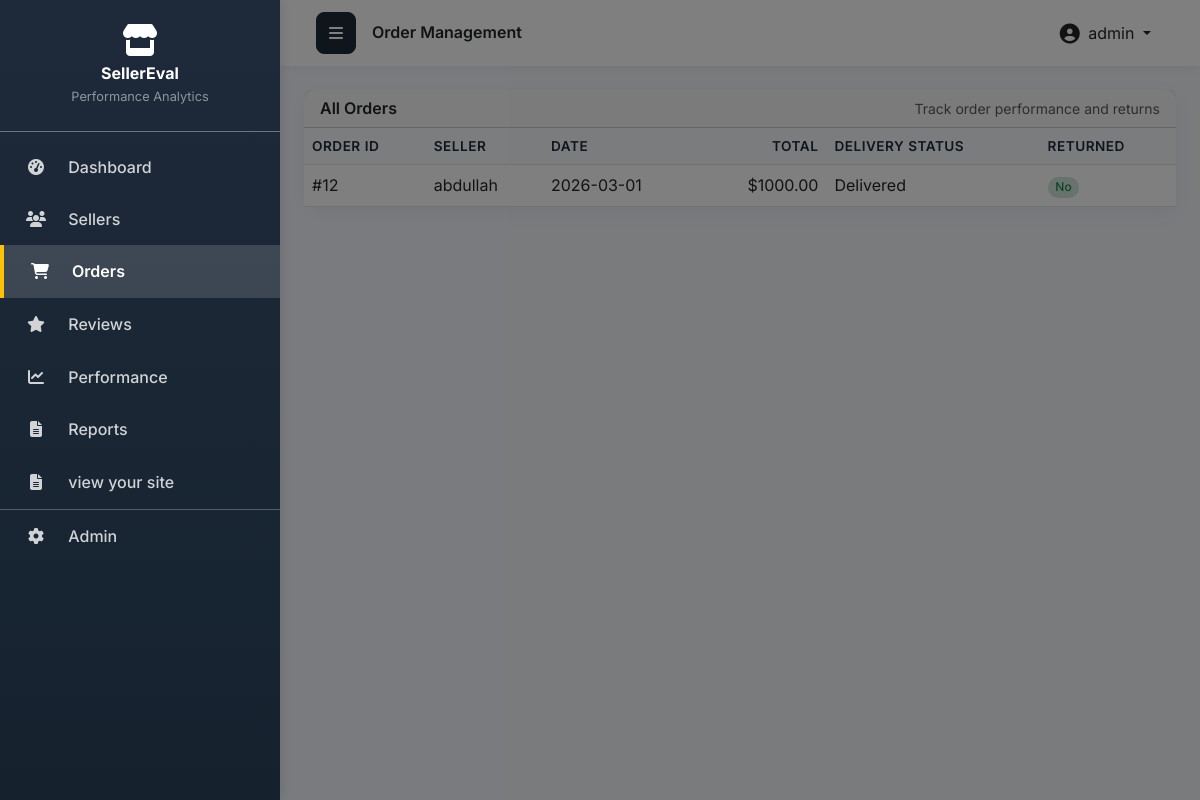
The app's page /orders/ (signed in), older data.
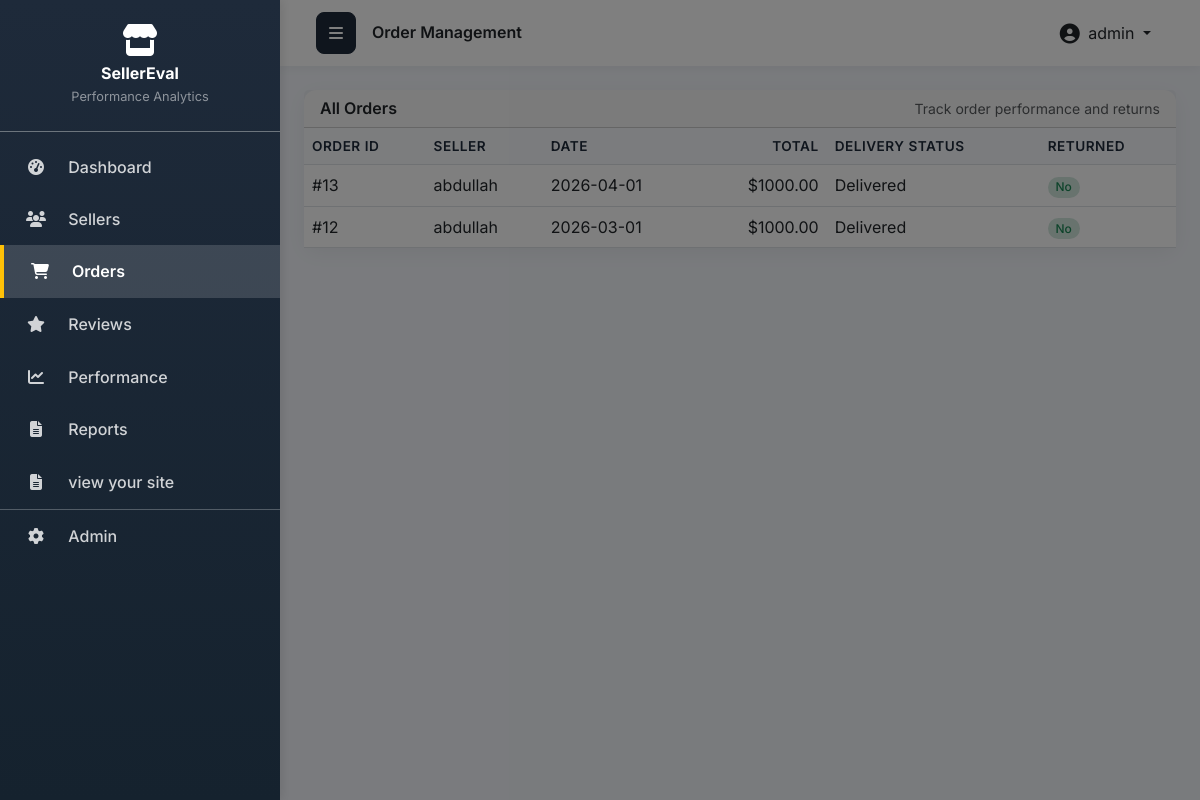
The same page, newer data.
### appfyp/models.py (models this page shows, shortened)
class Order(models.Model):
    DELIVERY_STATUS = [
        ('Delivered', 'Delivered'),
        ('Delayed', 'Delayed'),
        ('Failed', 'Failed'),
    ]
    seller = models.ForeignKey(
        Seller,
        on_delete=models.CASCADE,
        related_name='orders',
        help_text="Seller who fulfilled this order"
    )
    order_date = models.DateField(help_text="Date when order was placed")
    total_amount = models.DecimalField(
        max_digits=10,
        decimal_places=2,
        validators=[MinValueValidator(0)],
        help_text="Total order value in currency"
    )
    delivery_status = models.CharField(
        max_length=20,
        choices=DELIVERY_STATUS,
        help_text="Current delivery status"
    )
    is_returned = models.BooleanField(
        default=False,
        help_text="Whether this order was returned by customer"
    )
    class Meta:
        ordering = ['-order_date']
        verbose_name = "Order"
        verbose_name_plural = "Orders"
        indexes = [
            models.Index(fields=['-order_date']),
            models.Index(fields=['seller', '-order_date']),
            models.Index(fields=['delivery_status']),
        ]

class Seller(models.Model):
    STATUS_CHOICES = [
        ('Active', 'Active'),
        ('Under Review', 'Under Review'),
        ('Suspended', 'Suspended'),
    ]
    name = models.CharField(max_length=100, help_text="Seller's business name")
    email = models.EmailField(unique=True, help_text="Seller's contact email")
    phone = models.CharField(max_length=15, help_text="Seller's contact phone number")
    address = models.TextField(help_text="Seller's business address")
    status = models.CharField(
        max_length=20,
        choices=STATUS_CHOICES,
        default='Active',
        help_text="Current status of the seller account"
    )
    created_at = models.DateTimeField(
        auto_now_add=True,
        help_text="Registration date - when seller joined the platform"
    )
    class Meta:
        ordering = ['-created_at']
        verbose_name = "Seller"
        verbose_name_plural = "Sellers"

### appfyp/views.py (the view)
# urls.py: path('orders/', views.order_list, name='order_list'),
@login_required
def order_list(request):
    orders = Order.objects.select_related('seller').all()
    search_query = request.GET.get('search', '')
    if search_query:
        try:
            order_id = int(search_query)
            orders = orders.filter(id=order_id)
        except ValueError:
            orders = orders.filter(seller__name__icontains=search_query)
    seller_filter = request.GET.get('seller', '')
    if seller_filter:
        orders = orders.filter(seller_id=seller_filter)
    delivery_filter = request.GET.get('delivery_status', '')
    if delivery_filter:
        orders = orders.filter(delivery_status=delivery_filter)
    return_filter = request.GET.get('returned', '')
    if return_filter == 'yes':
        orders = orders.filter(is_returned=True)
    elif return_filter == 'no':
        orders = orders.filter(is_returned=False)
    date_from = request.GET.get('date_from', '')
    date_to = request.GET.get('date_to', '')
    if date_from:
        orders = orders.filter(order_date__gte=date_from)
    if date_to:
        orders = orders.filter(order_date__lte=date_to)
    sort_by = request.GET.get('sort', '-order_date')
    if sort_by in ['order_date', '-order_date', 'total_amount', '-total_amount']:
        orders = orders.order_by(sort_by)
    else:
        orders = orders.order_by('-order_date')
    total_revenue = orders.aggregate(
        total=Sum('total_amount')
    )['total'] or 0
    orders_by_status = orders.values('delivery_status').annotate(
        count=Count('id')
    )
    context = {
        'orders': orders,
        'search_query': search_query,
        'seller_filter': seller_filter,
        'delivery_filter': delivery_filter,
        'return_filter': return_filter,
        'date_from': date_from,
        'date_to': date_to,
        'total_revenue': round(total_revenue, 2),
        'orders_by_status': orders_by_status,
        'sellers': Seller.objects.all().order_by('name'),
        'delivery_status_choices': Order.DELIVERY_STATUS,
    }
    return render(request, 'order_list.html', context)

### appfyp/templates/order_list.html (shortened to what this page needs)
{% extends 'base.html' %}
{% load static %}
{% block page_title %}Order Management{% endblock %}
{% block content %}
<div class="card">
    <div class="card-header d-flex justify-content-between align-items-center">
        <h5 class="mb-0 fw-semibold">All Orders</h5>
        <span class="small text-muted">Track order performance and returns</span>
    </div>
    <div class="card-body p-0">
        <div class="table-responsive">
            <table class="table mb-0 align-middle">
                <thead>
                    <tr>
                        <th scope="col">Order ID</th>
                        <th scope="col">Seller</th>
                        <th scope="col">Date</th>
                        <th scope="col" class="text-end">Total</th>
                        <th scope="col">Delivery Status</th>
                        <th scope="col">Returned</th>
                    </tr>
                </thead>
                <tbody>
                    {% for order in orders %}
                        <tr>
                            <td>#{{ order.id }}</td>
                            <td>{{ order.seller.name }}</td>
                            <td>{{ order.order_date|date:"Y-m-d" }}</td>
                            <td class="text-end">
                                ${{ order.total_amount }}
                            </td>
                            <td>{{ order.get_delivery_status_display }}</td>
                            <td>
                                {% if order.is_returned %}
                                    <span class="badge bg-danger-subtle text-danger">Yes</span>
                                {% else %}
                                    <span class="badge bg-success-subtle text-success">No</span>
                                {% endif %}
                            </td>
                        </tr>
                    {% empty %}
                        <tr>
                            <td colspan="6" class="text-center text-muted py-3">
                                No orders found.
                            </td>
                        </tr>
                    {% endfor %}
                </tbody>
            </table>
        </div>
    </div>
</div>
{% endblock %}

Row changes from the older to the newer data that the page shows:
added Order: id "13", seller.name "abdullah", order_date "2026-04-01", total_amount "1000.00", delivery_status "Delivered", is_returned "No"
